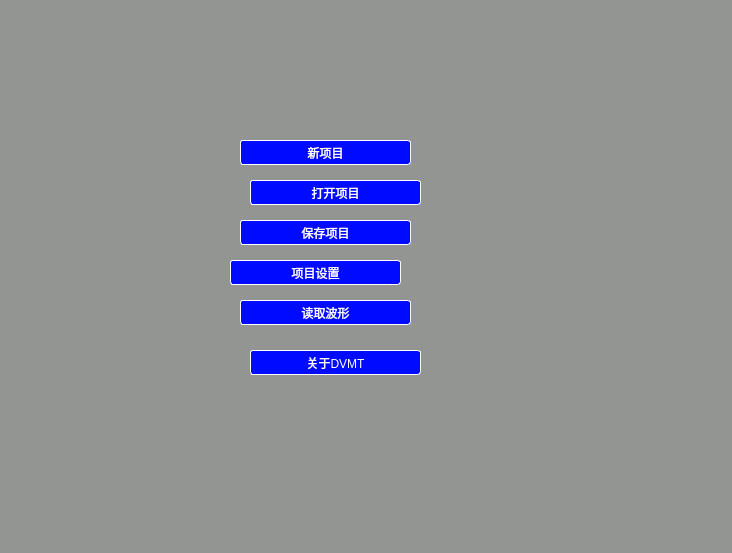
<?xml version="1.0" encoding="UTF-8"?>
<ui version="4.0">
 <class>Menu</class>
 <widget class="QWidget" name="Menu">
  <property name="geometry">
   <rect>
    <x>0</x>
    <y>0</y>
    <width>732</width>
    <height>553</height>
   </rect>
  </property>
  <property name="windowTitle">
   <string>Form</string>
  </property>
  <property name="styleSheet">
   <string notr="true">background-color: rgba(85, 87, 83,100);</string>
  </property>
  <widget class="QPushButton" name="newp">
   <property name="geometry">
    <rect>
     <x>240</x>
     <y>140</y>
     <width>171</width>
     <height>25</height>
    </rect>
   </property>
   <property name="toolTip">
    <string>Ctrl+N</string>
   </property>
   <property name="styleSheet">
    <string notr="true">QPushButton{
	color:white;
	background-color:  rgb(0, 10, 255);
	border: 1px solid white;
	border-radius:3px;
}
QPushButton:pressed{
	color:rgb(0, 10, 255);
	background-color:  white;
	border: 1px solid white;
	border-radius:3px;
}</string>
   </property>
   <property name="text">
    <string>新项目</string>
   </property>
   <property name="shortcut">
    <string>Ctrl+N</string>
   </property>
  </widget>
  <widget class="QPushButton" name="open">
   <property name="geometry">
    <rect>
     <x>250</x>
     <y>180</y>
     <width>171</width>
     <height>25</height>
    </rect>
   </property>
   <property name="toolTip">
    <string>Ctrl+O</string>
   </property>
   <property name="styleSheet">
    <string notr="true">QPushButton{
	color:white;
	background-color:  rgb(0, 10, 255);
	border: 1px solid white;
	border-radius:3px;
}
QPushButton:pressed{
	color:rgb(0, 10, 255);
	background-color:  white;
	border: 1px solid white;
	border-radius:3px;
}</string>
   </property>
   <property name="text">
    <string>打开项目</string>
   </property>
   <property name="shortcut">
    <string>Ctrl+O</string>
   </property>
  </widget>
  <widget class="QPushButton" name="save">
   <property name="geometry">
    <rect>
     <x>240</x>
     <y>220</y>
     <width>171</width>
     <height>25</height>
    </rect>
   </property>
   <property name="toolTip">
    <string>Ctrl+S</string>
   </property>
   <property name="styleSheet">
    <string notr="true">QPushButton{
	color:white;
	background-color:  rgb(0, 10, 255);
	border: 1px solid white;
	border-radius:3px;
}
QPushButton:pressed{
	color:rgb(0, 10, 255);
	background-color:  white;
	border: 1px solid white;
	border-radius:3px;
}</string>
   </property>
   <property name="text">
    <string>保存项目</string>
   </property>
   <property name="shortcut">
    <string>Ctrl+S</string>
   </property>
  </widget>
  <widget class="QPushButton" name="sets">
   <property name="geometry">
    <rect>
     <x>230</x>
     <y>260</y>
     <width>171</width>
     <height>25</height>
    </rect>
   </property>
   <property name="toolTip">
    <string>F2</string>
   </property>
   <property name="styleSheet">
    <string notr="true">QPushButton{
	color:white;
	background-color:  rgb(0, 10, 255);
	border: 1px solid white;
	border-radius:3px;
}
QPushButton:pressed{
	color:rgb(0, 10, 255);
	background-color:  white;
	border: 1px solid white;
	border-radius:3px;
}</string>
   </property>
   <property name="text">
    <string>项目设置</string>
   </property>
   <property name="shortcut">
    <string>F2</string>
   </property>
  </widget>
  <widget class="QPushButton" name="read">
   <property name="geometry">
    <rect>
     <x>240</x>
     <y>300</y>
     <width>171</width>
     <height>25</height>
    </rect>
   </property>
   <property name="toolTip">
    <string>Ctrl+R</string>
   </property>
   <property name="styleSheet">
    <string notr="true">QPushButton{
	color:white;
	background-color:  rgb(0, 10, 255);
	border: 1px solid white;
	border-radius:3px;
}
QPushButton:pressed{
	color:rgb(0, 10, 255);
	background-color:  white;
	border: 1px solid white;
	border-radius:3px;
}</string>
   </property>
   <property name="text">
    <string>读取波形</string>
   </property>
   <property name="shortcut">
    <string>Ctrl+R</string>
   </property>
  </widget>
  <widget class="QPushButton" name="about">
   <property name="geometry">
    <rect>
     <x>250</x>
     <y>350</y>
     <width>171</width>
     <height>25</height>
    </rect>
   </property>
   <property name="toolTip">
    <string>Ctrl+A</string>
   </property>
   <property name="styleSheet">
    <string notr="true">QPushButton{
	color:white;
	background-color:  rgb(0, 10, 255);
	border: 1px solid white;
	border-radius:3px;
}
QPushButton:pressed{
	color:rgb(0, 10, 255);
	background-color:  white;
	border: 1px solid white;
	border-radius:3px;
}</string>
   </property>
   <property name="text">
    <string>关于DVMT</string>
   </property>
   <property name="shortcut">
    <string>Ctrl+A</string>
   </property>
  </widget>
 </widget>
 <resources/>
 <connections/>
</ui>
